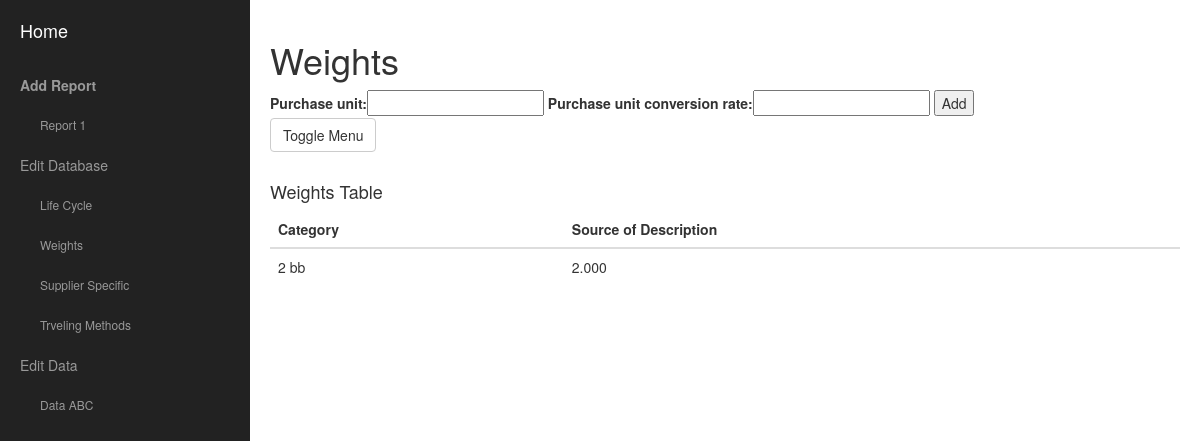
Page /projectcarbonapp/weights on the earlier database version.
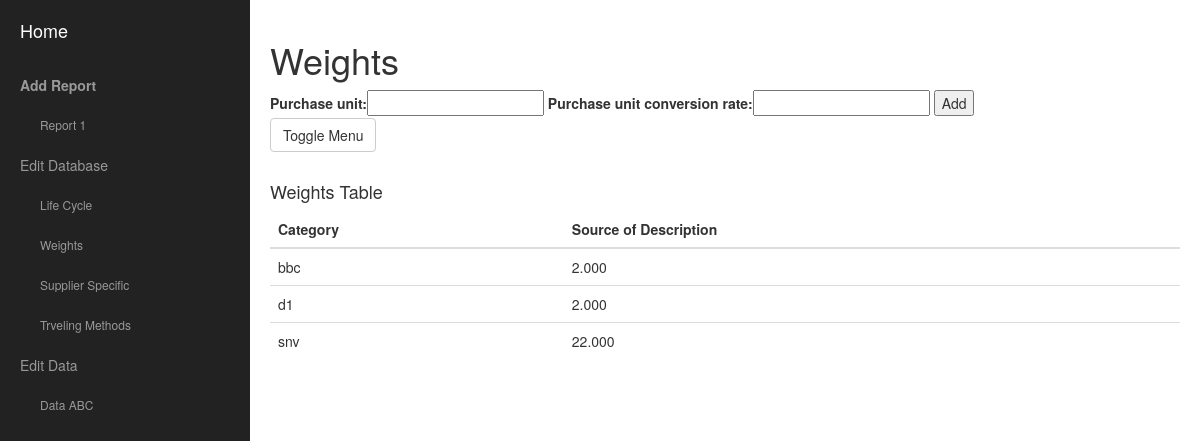
Same page on the later database version.
### ProjectCarbonApp/models.py (models this page shows)
class Weights(models.Model):
    purchase_unit = models.CharField(max_length=430, null=True)
    purchase_unit_conversion_rate = models.DecimalField(max_digits=6, decimal_places=3)

### ProjectCarbonApp/views.py (the view)
def weights_view(request):
        context = {}
        context['test_msg'] = 'hi this is weights'
        weights = Weights.objects.all()
        context['weights'] = weights
        if request.method == 'POST':
            form = WeightsForm(request.POST)
            context['form'] = form
            if form.is_valid():
                Weights.objects.create(purchase_unit=request.POST['purchase_unit'],purchase_unit_conversion_rate=request.POST['purchase_unit_conversion_rate'])
                return render(request, 'weights.html', context)
        else:
            form = WeightsForm()
            context['form'] = form
        return render(request, 'weights.html', context)

### ProjectCarbonApp/forms.py (shortened to what this page needs)
class WeightsForm(forms.Form):
    purchase_unit = forms.CharField(max_length=20)
    purchase_unit_conversion_rate  = forms.DecimalField(max_digits=6, decimal_places=3)
    def __init__(self, *args, **kwargs):
        super(WeightsForm, self).__init__(*args, **kwargs)
        for field_name, field in self.fields.items():
            field.widget.attrs['class'] = 'WeightsForm'

### ProjectCarbonApp/templates/weights.html (shortened to what this page needs)
<!DOCTYPE html>
{% load staticfiles %}
<html lang="en">
<head>
    <link href="../static/css/bootstrap.min.css" rel="stylesheet">
    <link href="../static/css/simple-sidebar.css" rel="stylesheet">
</head>
<body>
<div id="wrapper">
    <div id="sidebar-wrapper">
        <ul class="sidebar-nav">
            <li class="sidebar-brand">
                <a href="{% url 'index' %}">
                    Home
                </a>
            </li>
            <li>
                <a href="{% url 'add_report_view' %}"><b>Add Report</b></a>
            </li>
            <li_s>
                <a href="{% url 'report_one_view' %}">Report 1</a>
             </li_s>
             <li>
                <a href="{% url 'editdatabase_view' %}">Edit Database</a>
             </li>
             <li_s>
                <a href="{% url 'lifecycle_view' %}">Life Cycle </a>
             </li_s>
             <li_s>
                <a href="{% url 'weights_view' %}">Weights</a>
             </li_s>
             <li_s>
                <a href="{% url 'supplier_specific_view' %}">Supplier Specific</a>
             </li_s>
             <li_s>
                <a href="{% url 'travelingmethods_view' %}">Trveling Methods</a>
            </li_s>
             <li>
                <a href="{% url 'editdata_view' %}">Edit Data</a>
             </li>
             <li_s>
                <a href="{% url 'dataabc_view' %}">Data ABC</a>
            </li_s>
        </ul>
    </div>
    <div id="page-content-wrapper">
        <div class="container-fluid">
            <div class="row">
                <div class="col-lg-12">
                    <h1>Weights</h1>
                    <form action="{% url 'weights_view' %}" method="post">
                         {{form}}
                        <button type="submit">Add</button>
                    </form>
                    <a href="#menu-toggle" class="btn btn-default" id="menu-toggle">Toggle Menu</a>
                </div>
            </div>
        </div>
        <h4 style="margin-top:30px" >Weights Table</h4>
        <table class="table table-hover table">
        <thead>
            <tr>
                <th>Category</th>
                <th>Source of Description</th>
            </tr>
        </thead>
             {% for weights_obj in weights %}
            <tr>
                    <td>{{weights_obj.purchase_unit}}</td>
                    <td>{{weights_obj.purchase_unit_conversion_rate}}</td>
            </tr>
         {% endfor %}
        </table>
    </div>
</div>
</body>
</html>

Differences in the rows shown:
changed Weights: purchase_unit "2 bb" → "bbc"
added Weights: purchase_unit "d1", purchase_unit_conversion_rate "2.000"
added Weights: purchase_unit "snv", purchase_unit_conversion_rate "22.000"
